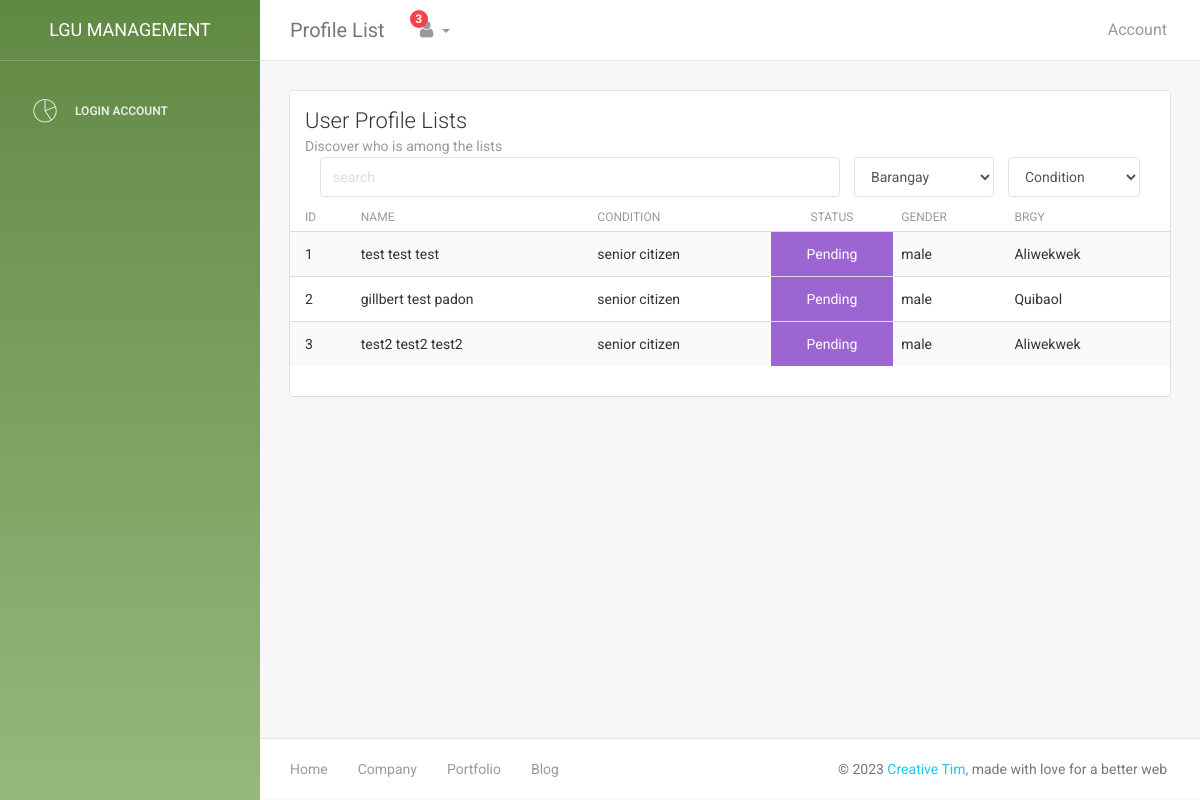
/LGU/table.php, run on an earlier commit of the app's database.
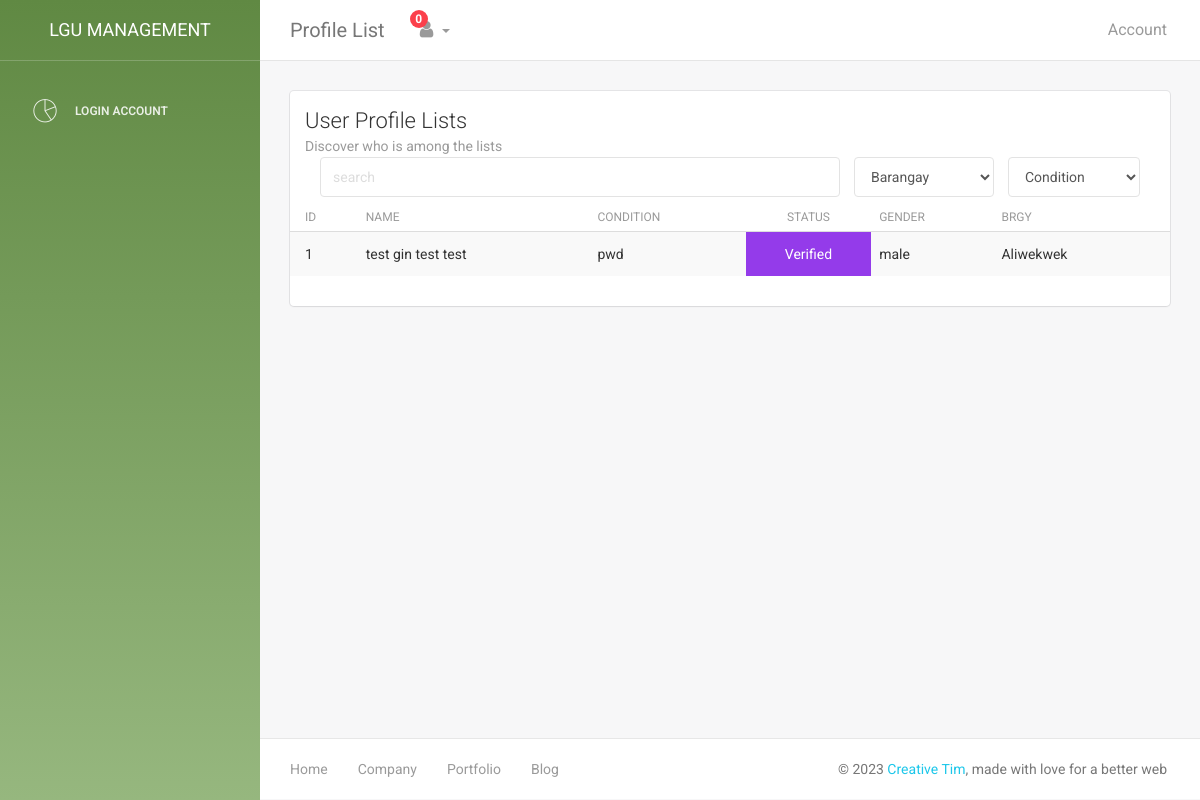
And on a later commit of the database.
### tables this page shows
CREATE TABLE `verified` (
  `id` int(11) NOT NULL,
  `fname` varchar(45) DEFAULT NULL,
  `mi` varchar(5) DEFAULT NULL,
  `lname` varchar(45) DEFAULT NULL,
  `email` varchar(45) DEFAULT NULL,
  `bdate` varchar(20) DEFAULT NULL,
  `status_rs` varchar(20) DEFAULT NULL,
  `gender` varchar(20) DEFAULT 'Male',
  `address` varchar(100) DEFAULT NULL,
  `number` varchar(15) DEFAULT NULL,
  `valid_id` varchar(200) DEFAULT NULL,
  `app_id` varchar(15) DEFAULT NULL,
  `photo` varchar(200) DEFAULT NULL,
  `conditions` varchar(20) DEFAULT NULL,
  `nationality` varchar(45) NOT NULL DEFAULT 'Filipino',
  `family_name` varchar(45) DEFAULT NULL,
  `family_contact` varchar(15) DEFAULT NULL,
  `brgy` varchar(45) DEFAULT NULL
);

CREATE TABLE `account` (
  `id` int(11) NOT NULL,
  `account_id` varchar(45) DEFAULT NULL,
  `email` varchar(45) DEFAULT NULL,
  `passcode` varchar(45) DEFAULT NULL,
  `account_type` varchar(10) DEFAULT 'user',
  `account_status` varchar(10) DEFAULT 'Pending',
  `isfirstlogin` int(1) DEFAULT '0'
);

### LGU/table.php (the view, shortened to what this page needs)
<?php
require('connection.php');
$query = "SELECT v.id, v.fname, v.lname, v.brgy, v.mi, a.account_status , v.gender, v.conditions, a.account_id from verified v INNER JOIN account a on v.app_id = a.account_id";
$result = mysqli_query($conn,$query);
?>
<!doctype html>
<html lang="en">
<head>
    <link href="assets/css/bootstrap.min.css" rel="stylesheet" />
    <link href="assets/css/animate.min.css" rel="stylesheet"/>
    <link href="assets/css/light-bootstrap-dashboard.css?v=1.4.0" rel="stylesheet"/>
    <link href="assets/css/demo.css" rel="stylesheet" />
    <link href="assets/css/confirmation.css" rel="stylesheet" />
    <link href="http://maxcdn.bootstrapcdn.com/font-awesome/4.2.0/css/font-awesome.min.css" rel="stylesheet">
    <link href="assets/css/pe-icon-7-stroke.css" rel="stylesheet" />
</head>
<body>
<div class="wrapper">
    <div class="sidebar" data-color="purple" >
        <?php
        include('includes/sidebar.php'); ?>
    </div>
    <div class="main-panel">
    <?php include('includes/navbar.php'); ?>
        <div class="content">
            <div class="container-fluid">
                <div class="row">
                    <div class="col-md-12">
                        <div class="card">
                            <div class="header">
                                <h4 class="title">User Profile Lists</h4>
                                <p class="category">Discover who is among the lists</p>
                                <div class="col-md-12" style="display:flex; align-items:center; justify-content:center; gap:1em;">
                                    <input type="text" class="form-control" name="" id="search" placeholder="search">
                                    <select name="" class="form-control" id="brgy"  style="width: 10em;">
                                    <option value="">Barangay</option>
                                    </select>
                                    <select name="" id="condition" class="form-control" style="width: 10em;">
                                        <option value="">Condition</option>
                                    </select>
                                </div>
                            </div>
                            <div class="content table-responsive table-full-width">
                                <table class="table table-hover table-striped">
                                    <thead>
                                        <th>ID</th>
                                    	<th>Name</th>
                                    	<th>Condition</th>
                                    	<th style="text-align: center;">STATUS</th>
                                    	<th>Gender</th>
                                    	<th>Brgy</th>
                                    </thead>
                                    <tbody id="tbody">
                                    <?php
                                       if(mysqli_num_rows($result)>0){
                                        $count=1;
                                        while($row = mysqli_fetch_assoc($result)){
                                            extract($row);
                                            $color = $account_status!="Pending"? "#943bea ": "#9d65d2";
                                            echo "<tr class='row_data' onclick=\"goToPage('$account_id')\">
                                            <td>$count</td>
                                            <td>$fname $mi $lname</td>
                                            <td>$conditions</td>
                                            <td style='background: $color  ; text-align:center; color:white;'>$account_status</td>
                                            <td>$gender</td>
                                            <td>$brgy</td>
                                            </tr>";
                                            $count++;
                                        }
                                       }else{
                                            echo '<tr class="row_data">
                                                    <td colspan="6" style="text-align: center;">NO DATA FOUND</td>
                                                  </tr>';
                                       }
                                    ?>
                                    </tbody>
                                </table>
                            </div>
                        </div>
                    </div>
                </div>
            </div>
        </div>
        <footer class="footer">
            <div class="container-fluid">
                <nav class="pull-left">
                    <ul>
                        <li>
                            <a href="#">
                                Home
                            </a>
                        </li>
                        <li>
                            <a href="#">
                                Company
                            </a>
                        </li>
                        <li>
                            <a href="#">
                                Portfolio
                            </a>
                        </li>
                        <li>
                            <a href="#">
                               Blog
                            </a>
                        </li>
                    </ul>
                </nav>
                <p class="copyright pull-right">
                    &copy; <script>document.write(new Date().getFullYear())</script> <a href="http://www.creative-tim.com">Creative Tim</a>, made with love for a better web
                </p>
            </div>
        </footer>
    </div>
</div>
</body>
</html>

### LGU/includes/sidebar.php
<div class="sidebar-wrapper">
            <div class="logo">
                <a href="http://www.creative-tim.com" class="simple-text">
                    LGU MANAGEMENT
                </a>
            </div>
            <ul class="nav">
                <?php
                if(isset($_SESSION['isLogged'])){
                ?>
                <li <?php echo $class=="dashboard"? "class='active'" :""?>>
                    <a href="dashboard.php">
                        <i class="pe-7s-graph"></i>
                        <p>Dashboard</p>
                    </a>
                </li>
                <li <?php echo $class=="table"? "class='active'" :""?>>
                    <a href="table.php">
                        <i class="pe-7s-note2"></i>
                        <p>Users List</p>
                    </a>
                </li>
                <li <?php echo $class=="table list"? "class='active'" :""?>>
                    <a href="table_user.php">
                        <i class="pe-7s-id"></i>
                        <p>Admin & Store</p>
                    </a>
                </li>
                <li <?php echo $class=="user_add"? "class='active'" :""?>>
                    <a href="user_add.php">
                        <i class="pe-7s-add-user"></i>
                        <p>Create User</p>
                    </a>
                </li>
                <?php }else{
                ?>
                 <li>
                    <a href="login.php">
                        <i class="pe-7s-graph"></i>
                        <p>Login Account</p>
                    </a>
                </li>
                <?php } ?>
            </ul>
</div>

### LGU/includes/navbar.php (shortened to what this page needs)
<?php
$notifQuery = "SELECT concat(v.lname,' ',v.fname) as name, a.id, a.account_id from account a inner join verified v on a.account_id = v.app_id where a.account_status like 'Pending' order by a.id desc limit 5";
$notifResult = mysqli_query($conn,$notifQuery);
?>
<nav class="navbar navbar-default navbar-fixed">
            <div class="container-fluid">
                <div class="navbar-header">
                    <a class="navbar-brand" href="#">Profile List</a>
                </div>
                <div class="collapse navbar-collapse">
                    <ul class="nav navbar-nav navbar-left">
                        <li class="dropdown">
                              <a href="#" class="dropdown-toggle" data-toggle="dropdown">
                                    <i class="fa fa-user"></i>
                                    <b class="caret hidden-sm hidden-xs"></b>
                                    <span class="notification hidden-sm hidden-xs">
                                    <?php
                                        $num = mysqli_num_rows($notifResult);
                                        echo $num;
                                    ?>
                                    </span>
                              </a>
                        </li>
                    </ul>
                    <ul class="nav navbar-nav navbar-right">
                        <li>
                           <a href="user_edit_admin.php?account_type=admin&user_id=<?php echo $_SESSION['user_id']; ?>">
                               <p>Account</p>
                            </a>
                        </li>
                    </ul>
                </div>
            </div>
        </nav>

What changed in the data, as far as the page shows it:
removed verified: fname "test", mi "test", lname "test", conditions "senior citizen", account.account_status "Pending", gender "male", brgy "Aliwekwek"
removed verified: fname "gillbert", mi "test", lname "padon", conditions "senior citizen", account.account_status "Pending", gender "male", brgy "Quibaol"
removed verified: fname "test2", mi "test2", lname "test2", conditions "senior citizen", account.account_status "Pending", gender "male", brgy "Aliwekwek"
added verified: fname "test gin", mi "test", lname "test", conditions "pwd", account.account_status "Verified", gender "male", brgy "Aliwekwek"
Also different on the page:
$num: "3" → "0"
